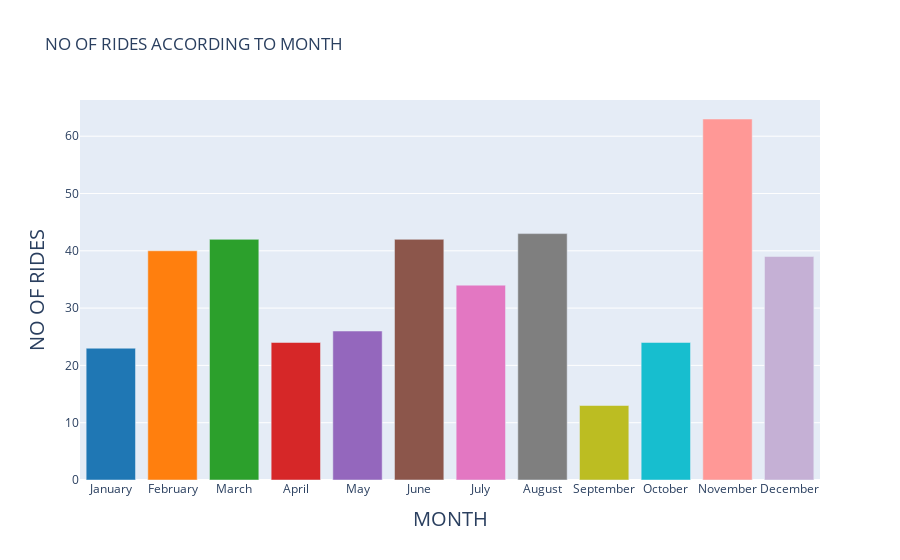

Source (notebook cell):
### Code cell
fig=go.Figure(data=go.Bar(
    x=["January", "February", "March", "April", "May", "June", "July", "August", "September", "October", "November", "December"],
    y=temp.values,
    marker=dict(color = ["#1f77b4","#ff7f0e", "#2ca02c", "#d62728", "#9467bd","#8c564b","#e377c2","#7f7f7f","#bcbd22","#17becf", "#ff9896","#c5b0d5"],)
   
))

fig.update_layout(
    title='NO OF RIDES ACCORDING TO MONTH',
    xaxis_title='MONTH',
     yaxis_title=' NO OF RIDES',
    xaxis_title_font=dict(size=20),
      yaxis_title_font=dict(size=20),
    height=500
    
)
fig.show(renderer='iframe_connected')
display((HTML("<h6>AS you see in above figure that IN november month most rides book</h6>")))

### Figure 1 — Plotly figure (JSON) as saved in the notebook; plotly's stock layout.template omitted (floating-point values rounded to 4 significant figures)
{"data": [{"marker": {"color": ["#1f77b4", "#ff7f0e", "#2ca02c", "#d62728", "#9467bd", "#8c564b", "#e377c2", "#7f7f7f", "#bcbd22", "#17becf", "#ff9896", "#c5b0d5"]}, "type": "bar", "x": ["January", "February", "March", "April", "May", "June", "July", "August", "September", "October", "November", "December"], "y": [23, 40, 42, 24, 26, 42, 34, 43, 13, 24, 63, 39]}], "layout": {"autosize": true, "title": {"text": "NO OF RIDES ACCORDING TO MONTH"}, "xaxis": {"autorange": true, "range": [-0.5, 11.5], "title": {"font": {"size": 20}, "text": "MONTH"}, "type": "category"}, "yaxis": {"autorange": true, "range": [0, 66.32], "title": {"font": {"size": 20}, "text": " NO OF RIDES"}, "type": "linear"}}}
